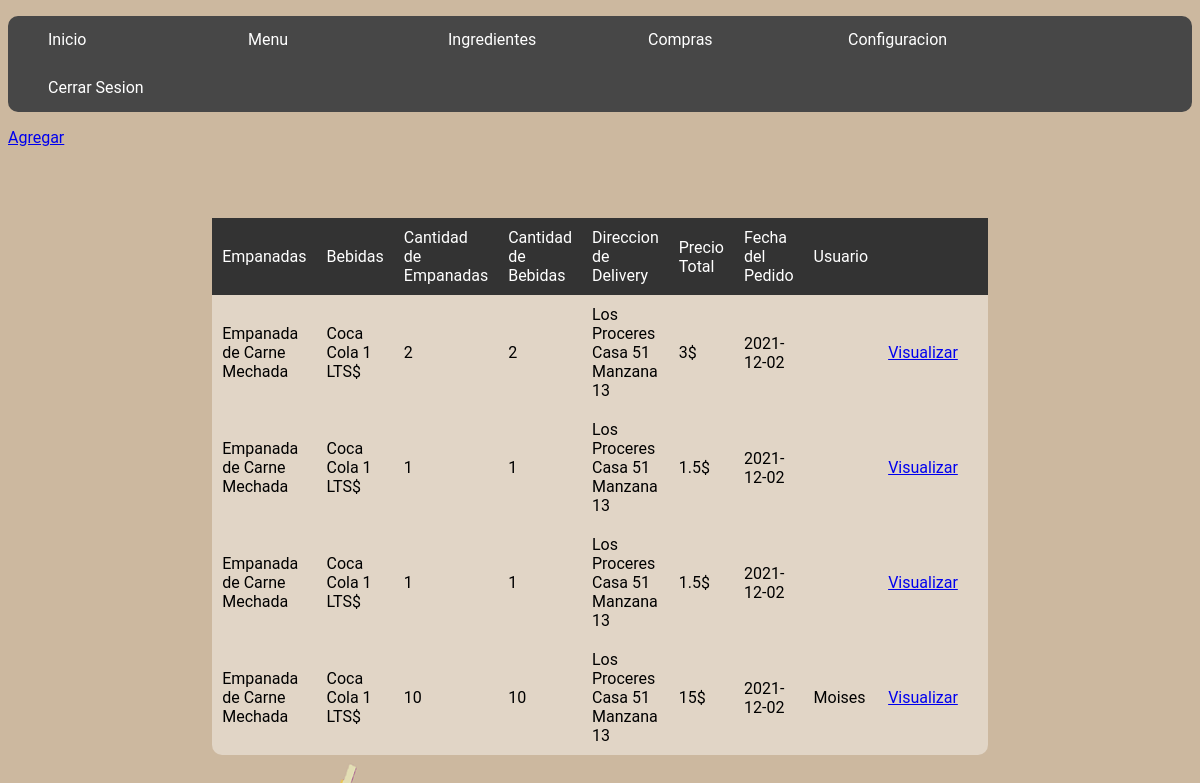
Page /compras/admin/comprasV.php (signed in) on the committed database.
### tables this page shows
CREATE TABLE `compras` (
  `id` int(255) NOT NULL,
  `empanada` varchar(255) NOT NULL,
  `bebida` varchar(255) NOT NULL,
  `cantidadE` varchar(255) NOT NULL,
  `cantidadB` varchar(255) NOT NULL,
  `ubicacion` varchar(255) NOT NULL,
  `precioT` varchar(255) NOT NULL,
  `fecha` date NOT NULL,
  `usuario` varchar(255) NOT NULL
);

### compras/admin/comprasV.php (the view, shortened to what this page needs)
<?php
$privilegio=$_SESSION["privilegio"];
?>
<!DOCTYPE html>
<html>
<head>
</head>
<body>
<?php if ($privilegio == 1) {
?>
<nav>
	<ul>
		<li><a href="">Inicio</a></li>
		<li><a href="">Menu</a>
		</li>
		<li><a href="../../ingredientes/ingredientesV.php">Ingredientes</a></li>
		<li><a href="../../compras/admin/comprasV.php">Compras</a></li>
		<li><a href="">Configuracion</a>
		</li>
		<li><a href="../../desloguear.php">Cerrar Sesion</a></li>
	</ul>
</nav>
<?php }?>
<a href="/empanadas/compras/usuario/comprasR.php">Agregar</a>
<table>
	<thead>
		<td>Empanadas</td>
		<td>Bebidas</td>
		<td>Cantidad de Empanadas</td>
		<td>Cantidad de Bebidas</td>
		<td>Direccion de Delivery</td>
		<td>Precio Total</td>
		<td>Fecha del Pedido</td>
		<td>Usuario</td>
		<td></td>
		<td></td>
	</thead>
<?php
        $conexion=mysqli_connect('localhost','root','','empanadas');
        $sql="SELECT * FROM compras";
        $result=mysqli_query($conexion,$sql);
        while($mostrar=mysqli_fetch_array($result)){
            $id = $mostrar['id'];
         ?>
<div class="relleno">
<tr>
	<td><?php echo $mostrar['empanada'] ?></td>
	<td><?php echo $mostrar['bebida'] ?>$</td>
	<td><?php echo $mostrar['cantidadE'] ?></td>
	<td><?php echo $mostrar['cantidadB'] ?></td>
	<td><?php echo $mostrar['ubicacion'] ?></td>
	<td><?php echo $mostrar['precioT'] ?>$</td>
	<td><?php echo $mostrar['fecha'] ?></td>
	<td><?php echo $mostrar['usuario'] ?></td>
	<td><?php echo"<a href='comprasHV.php?id=$id'>Visualizar</a>";?></td>
</tr>
</div>
<?php
}
?>
</table>
</body>
</html>

### compras/admin/comprasV.php (style rules this page uses)
body { background: url(../../img/bgg.png); font-family: 'Roboto'; }
nav ul { list-style: none; padding: 0; border-radius: 10px; }
nav li { line-height: 3rem; position: relative; width: 200px; }
nav a { color: #fff; display: block; padding: 0 2.5em; text-decoration: none; transition: .5s; }
nav > ul { background: #474747; display: table; width: 100%; }
nav > ul > li { float: left; }
table { background: rgba(255, 255, 255, 0.4); text-align: left; border-collapse: collapse; width: 50%; transition: all .5s ease; margin: 6% auto; border-radius: 10px; }
td, tr { padding: 10px; }
thead { background-color: #333; color: white; }

### rows in the picture
compras: empanada "Empanada de Carne Mechada", bebida "Coca Cola 1 LTS", cantidadE "2", cantidadB "2", ubicacion "Los Proceres Casa 51 Manzana 13", precioT "3", fecha "2021-12-02"
compras: empanada "Empanada de Carne Mechada", bebida "Coca Cola 1 LTS", cantidadE "1", cantidadB "1", ubicacion "Los Proceres Casa 51 Manzana 13", precioT "1.5", fecha "2021-12-02"
compras: empanada "Empanada de Carne Mechada", bebida "Coca Cola 1 LTS", cantidadE "1", cantidadB "1", ubicacion "Los Proceres Casa 51 Manzana 13", precioT "1.5", fecha "2021-12-02"
compras: empanada "Empanada de Carne Mechada", bebida "Coca Cola 1 LTS", cantidadE "10", cantidadB "10", ubicacion "Los Proceres Casa 51 Manzana 13", precioT "15", fecha "2021-12-02", usuario "Moises"
